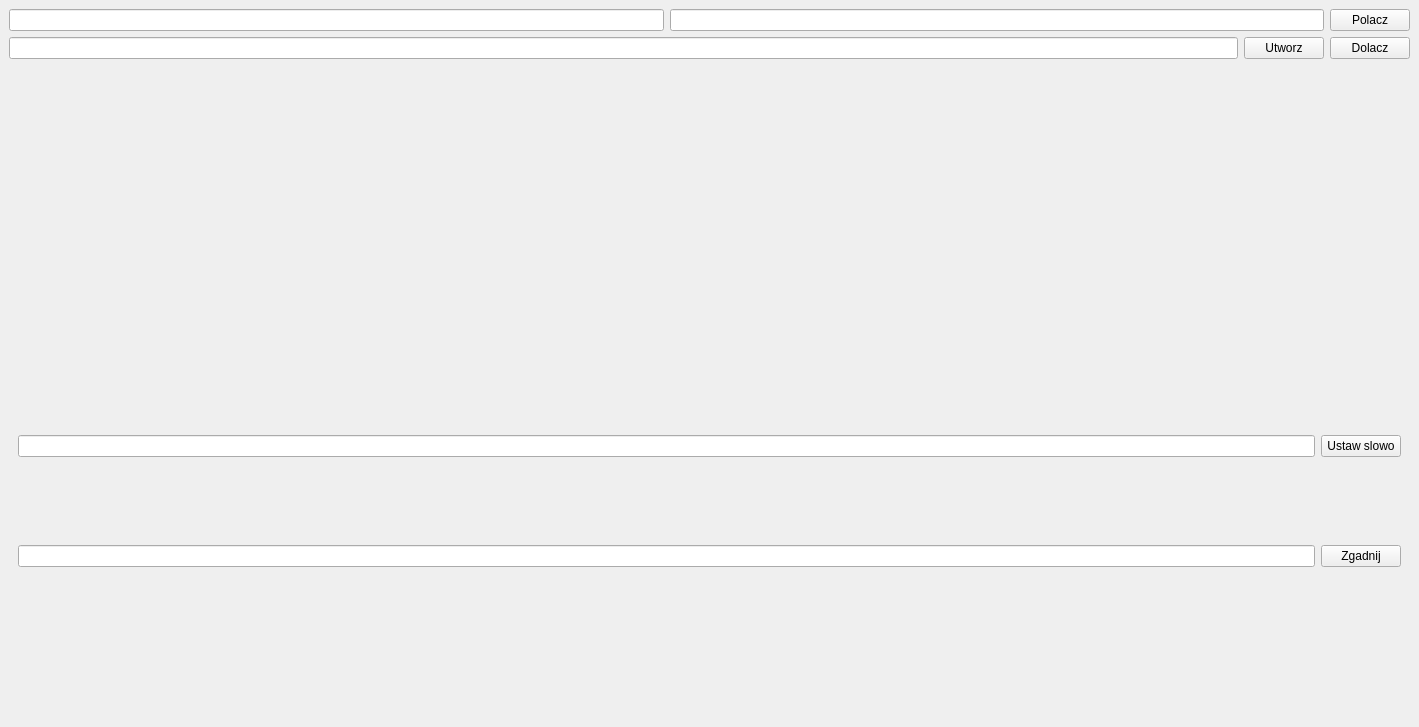
<?xml version="1.0" encoding="UTF-8"?>
<ui version="4.0">
 <class>MainWindow</class>
 <widget class="QMainWindow" name="MainWindow">
  <property name="geometry">
   <rect>
    <x>0</x>
    <y>0</y>
    <width>1419</width>
    <height>727</height>
   </rect>
  </property>
  <property name="minimumSize">
   <size>
    <width>800</width>
    <height>500</height>
   </size>
  </property>
  <property name="windowTitle">
   <string>Wisielec – Klient</string>
  </property>
  <widget class="QWidget" name="centralwidget">
   <layout class="QVBoxLayout">
    <item>
     <layout class="QHBoxLayout">
      <item>
       <widget class="QLineEdit" name="editAdres"/>
      </item>
      <item>
       <widget class="QLineEdit" name="editNazwa"/>
      </item>
      <item>
       <widget class="QPushButton" name="btnPolacz">
        <property name="text">
         <string>Polacz</string>
        </property>
       </widget>
      </item>
     </layout>
    </item>
    <item>
     <layout class="QHBoxLayout">
      <item>
       <widget class="QLineEdit" name="editPokoj"/>
      </item>
      <item>
       <widget class="QPushButton" name="btnUtworz">
        <property name="text">
         <string>Utworz</string>
        </property>
       </widget>
      </item>
      <item>
       <widget class="QPushButton" name="btnDolacz">
        <property name="text">
         <string>Dolacz</string>
        </property>
       </widget>
      </item>
     </layout>
    </item>
    <item>
     <widget class="QLabel" name="labelMaska"/>
    </item>
    <item>
     <widget class="QLabel" name="labelBledy"/>
    </item>
    <item>
     <widget class="QLabel" name="labelUzyte"/>
    </item>
    <item>
     <layout class="QHBoxLayout" name="panelUstawSlowo_2">
      <item>
       <widget class="QWidget" name="panelUstawSlowo_3" native="true">
        <layout class="QHBoxLayout" name="horizontalLayout">
         <item>
          <widget class="QLineEdit" name="editSlowo"/>
         </item>
         <item>
          <widget class="QPushButton" name="btnUstawSlowo">
           <property name="text">
            <string>Ustaw slowo</string>
           </property>
          </widget>
         </item>
        </layout>
       </widget>
      </item>
     </layout>
    </item>
    <item>
     <layout class="QHBoxLayout" name="panelZgaduj_2">
      <item>
       <widget class="QWidget" name="panelZgaduj_3" native="true">
        <layout class="QHBoxLayout" name="horizontalLayout_2">
         <item>
          <widget class="QLineEdit" name="editLitera">
           <property name="maxLength">
            <number>1</number>
           </property>
          </widget>
         </item>
         <item>
          <widget class="QPushButton" name="btnZgadnij">
           <property name="text">
            <string>Zgadnij</string>
           </property>
          </widget>
         </item>
        </layout>
       </widget>
      </item>
     </layout>
    </item>
    <item>
     <widget class="QLabel" name="labelStatus"/>
    </item>
   </layout>
  </widget>
 </widget>
 <resources/>
 <connections/>
</ui>
